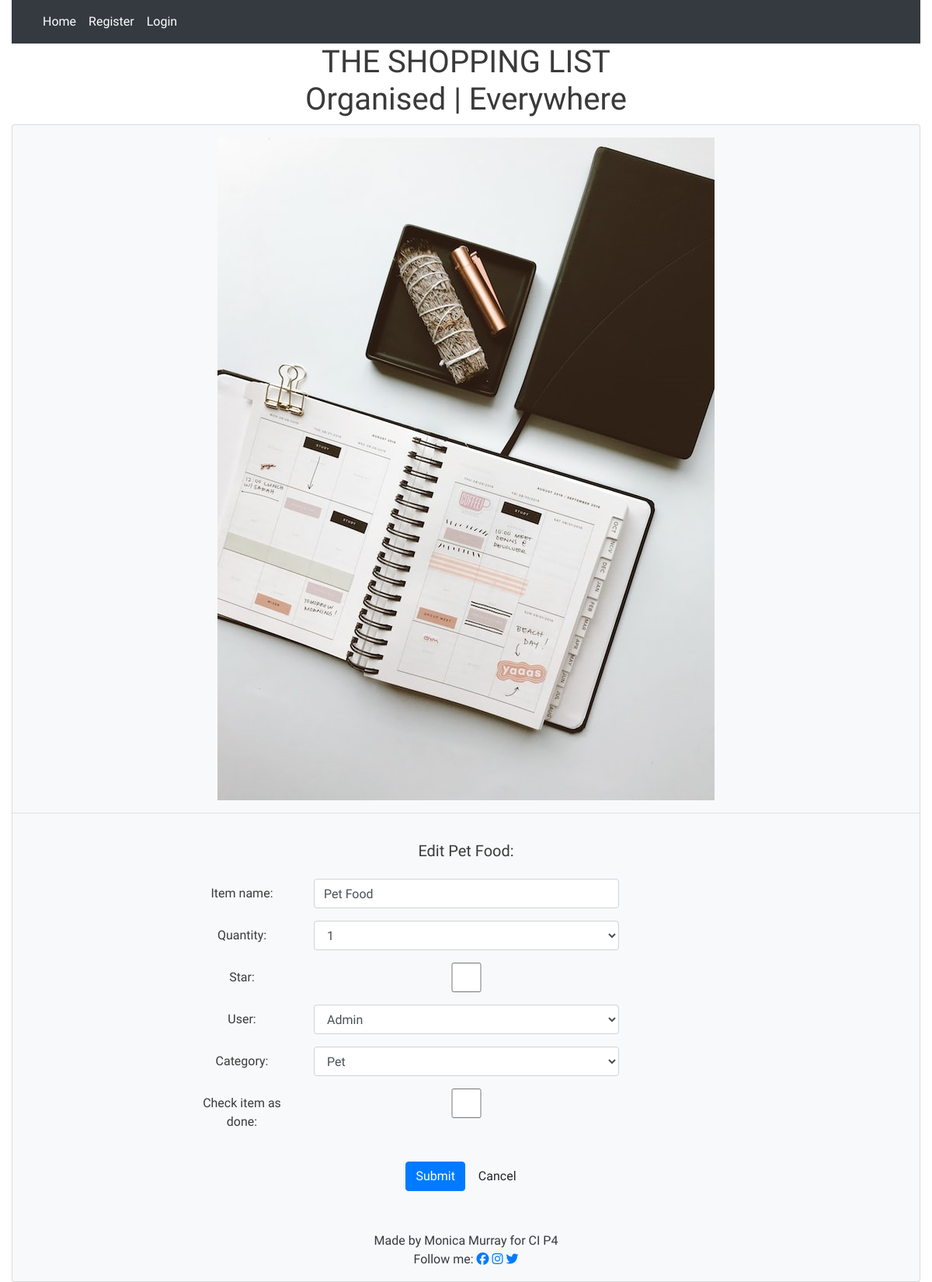
The app's page /edit/1/, older data.
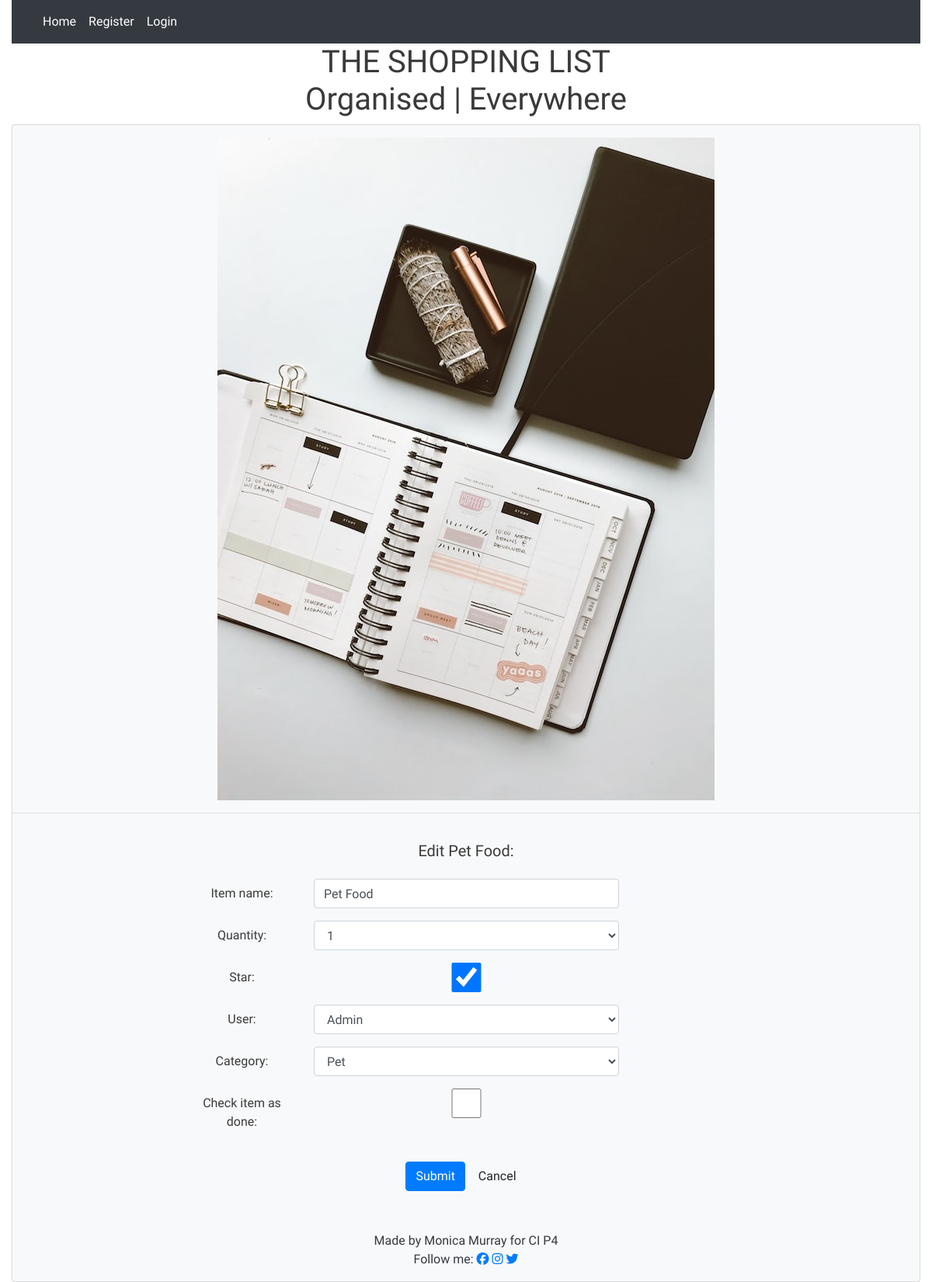
The same page, newer data.
### list/models.py (models this page shows)
class Entry(models.Model):
    item_name = models.CharField(
        max_length=60, null=False, blank=False, unique=True)
    quantity = models.IntegerField(choices=QUANTITY_CHOICES)
    star = models.BooleanField(default=False)
    user = models.ForeignKey(User, on_delete=models.CASCADE)
    category = models.CharField(max_length=20, choices=CATEGORY_CHOICES)
    added_on = models.DateTimeField(auto_now_add=True)
    check_item_as_done = models.BooleanField(default=False)
    class Meta:
        ordering = ['-added_on', '-star',]
    def __str__(self):
        return self.item_name

### list/views.py (the view)
# urls.py: path('edit/<int:pk>/', views.EditView.as_view(), name='edit'),
class EditView(UpdateView):
    model = Entry
    template_name = 'edit_entry.html'
    fields = '__all__'
    pk_url_kwarg = 'pk'
    success_url = reverse_lazy('home')

### templates/edit_entry.html (shortened to what this page needs)
{% extends 'base.html' %}
{% load widget_tweaks %}
{% block content %}
<div class="row justify-content-center">
    <h5 class="text-capitalize">Edit {{entry}}:</h5>
</div>
<div class="container pt-3">
    <form method="post">
        {% for field in form.visible_fields %}
            <div class="form-group row offset-md-2">
            <label for="{{field.id_for_label}}" class="col-sm-2 col-form-label">{{ field.label }}:</label>
            <div class="col-sm-8">
            {{ field|add_class:'form-control col-sm-8 text-capitalize'}}
            </div>
            </div>
        {% endfor %}
        <div class="form-group pt-3">
        <button type="submit" class="btn btn-primary">Submit</button>
        <a href="{% url 'home' %}" class="btn btn-default">Cancel</a>
        </div>
    </form>
</div>
{% endblock %}

Row changes from the older to the newer data that the page shows:
changed Entry "Pet Food": star "☐" → "☑"
